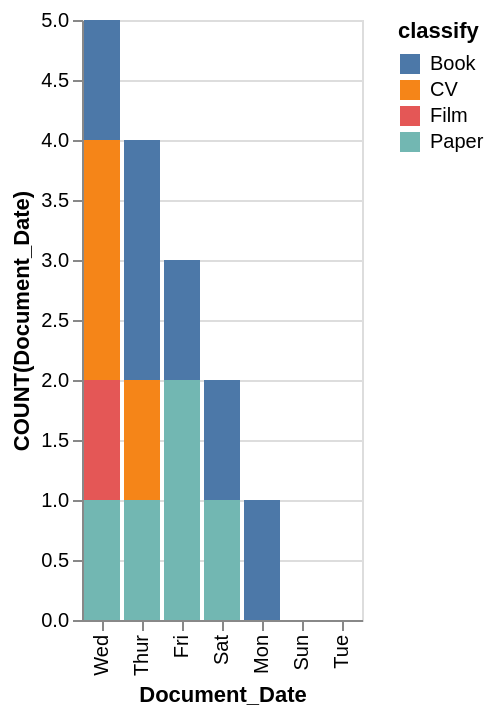

This figure's Vega-Lite source:
### Vega-Lite specification from a JSON file in a GitHub repository (floating-point values rounded to 4 significant figures)
{"data": {"values": [{"x_data": "Wed", "y_data": 1, "classify": "Book"}, {"x_data": "Fri", "y_data": 1, "classify": "Book"}, {"x_data": "Thur", "y_data": 2, "classify": "Book"}, {"x_data": "Sat", "y_data": 1, "classify": "Book"}, {"x_data": "Sun", "y_data": 0, "classify": "Book"}, {"x_data": "Mon", "y_data": 1, "classify": "Book"}, {"x_data": "Tue", "y_data": 0, "classify": "Book"}, {"x_data": "Wed", "y_data": 2, "classify": "CV"}, {"x_data": "Fri", "y_data": 0, "classify": "CV"}, {"x_data": "Thur", "y_data": 1, "classify": "CV"}, {"x_data": "Sat", "y_data": 0, "classify": "CV"}, {"x_data": "Sun", "y_data": 0, "classify": "CV"}, {"x_data": "Mon", "y_data": 0, "classify": "CV"}, {"x_data": "Tue", "y_data": 0, "classify": "CV"}, {"x_data": "Wed", "y_data": 1, "classify": "Film"}, {"x_data": "Fri", "y_data": 0, "classify": "Film"}, {"x_data": "Thur", "y_data": 0, "classify": "Film"}, {"x_data": "Sat", "y_data": 0, "classify": "Film"}, {"x_data": "Sun", "y_data": 0, "classify": "Film"}, {"x_data": "Mon", "y_data": 0, "classify": "Film"}, {"x_data": "Tue", "y_data": 0, "classify": "Film"}, {"x_data": "Wed", "y_data": 1, "classify": "Paper"}, {"x_data": "Fri", "y_data": 2, "classify": "Paper"}, {"x_data": "Thur", "y_data": 1, "classify": "Paper"}, {"x_data": "Sat", "y_data": 1, "classify": "Paper"}, {"x_data": "Sun", "y_data": 0, "classify": "Paper"}, {"x_data": "Mon", "y_data": 0, "classify": "Paper"}, {"x_data": "Tue", "y_data": 0, "classify": "Paper"}]}, "mark": "bar", "encoding": {"x": {"field": "x_data", "type": "nominal", "title": "Document_Date", "sort": {"op": "sum", "field": "y_data", "order": "descending"}}, "y": {"field": "y_data", "type": "quantitative", "title": "COUNT(Document_Date)"}, "color": {"field": "classify"}}}
